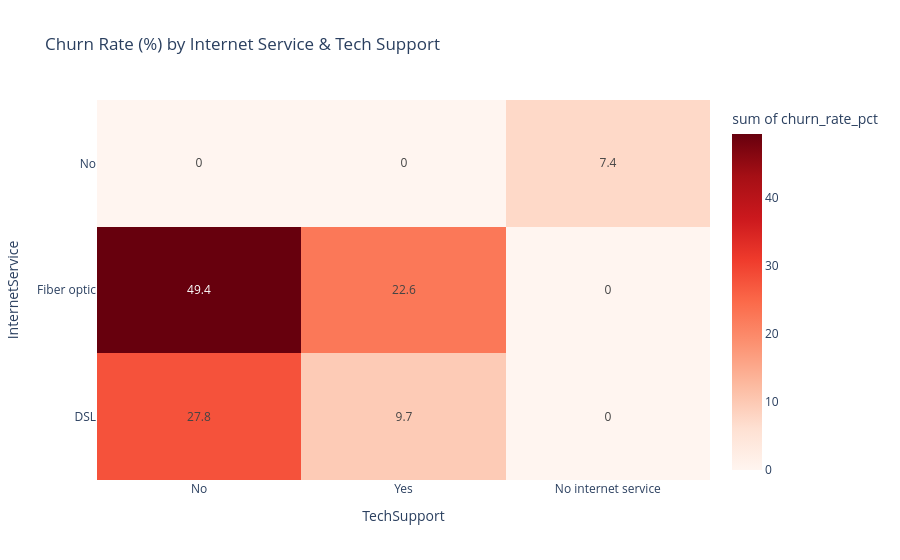

Notebook code cell kept with this figure:
### Code cell
# Plot interactive Service-Tier Churn heatmap (Plotly)
svc_heatmap = (
    df.groupby(['InternetService', 'TechSupport'])['churn_flag']
    .agg(churn_rate_pct=lambda s: round(s.mean() * 100, 1), customers='count')
    .reset_index()
)
fig_px = px.density_heatmap(
    svc_heatmap,
    x='TechSupport',
    y='InternetService',
    z='churn_rate_pct',
    text_auto=True,
    color_continuous_scale='Reds',
    title='Churn Rate (%) by Internet Service & Tech Support',
)
fig_px.show()

### Figure 1 — Plotly figure (JSON) as saved in the notebook; plotly's stock layout.template omitted (floating-point values rounded to 4 significant figures)
{"data": [{"coloraxis": "coloraxis", "histfunc": "sum", "hovertemplate": "TechSupport=%{x}<br>InternetService=%{y}<br>sum of churn_rate_pct=%{z}<extra></extra>", "name": "", "texttemplate": "%{z}", "type": "histogram2d", "x": ["No", "Yes", "No", "Yes", "No internet service"], "xaxis": "x", "xbingroup": "x", "y": ["DSL", "DSL", "Fiber optic", "Fiber optic", "No"], "yaxis": "y", "ybingroup": "y", "z": [27.8, 9.7, 49.4, 22.6, 7.4]}], "layout": {"coloraxis": {"colorbar": {"title": {"text": "sum of churn_rate_pct"}}, "colorscale": [[0, "rgb(255,245,240)"], [0.125, "rgb(254,224,210)"], [0.25, "rgb(252,187,161)"], [0.375, "rgb(252,146,114)"], [0.5, "rgb(251,106,74)"], [0.625, "rgb(239,59,44)"], [0.75, "rgb(203,24,29)"], [0.875, "rgb(165,15,21)"], [1, "rgb(103,0,13)"]]}, "legend": {"tracegroupgap": 0}, "title": {"text": "Churn Rate (%) by Internet Service & Tech Support"}, "xaxis": {"anchor": "y", "domain": [0, 1], "title": {"text": "TechSupport"}}, "yaxis": {"anchor": "x", "domain": [0, 1], "title": {"text": "InternetService"}}}}
